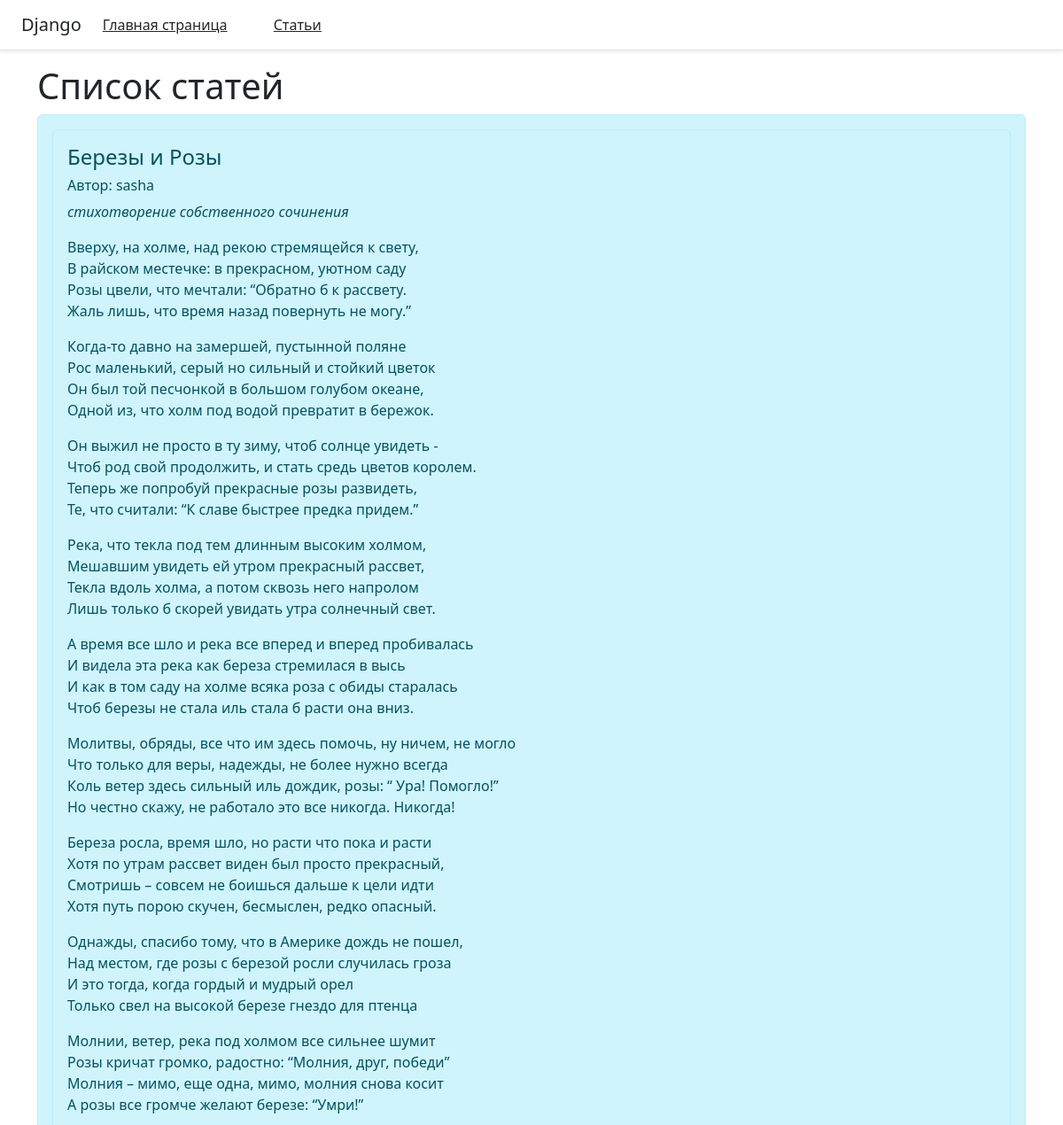
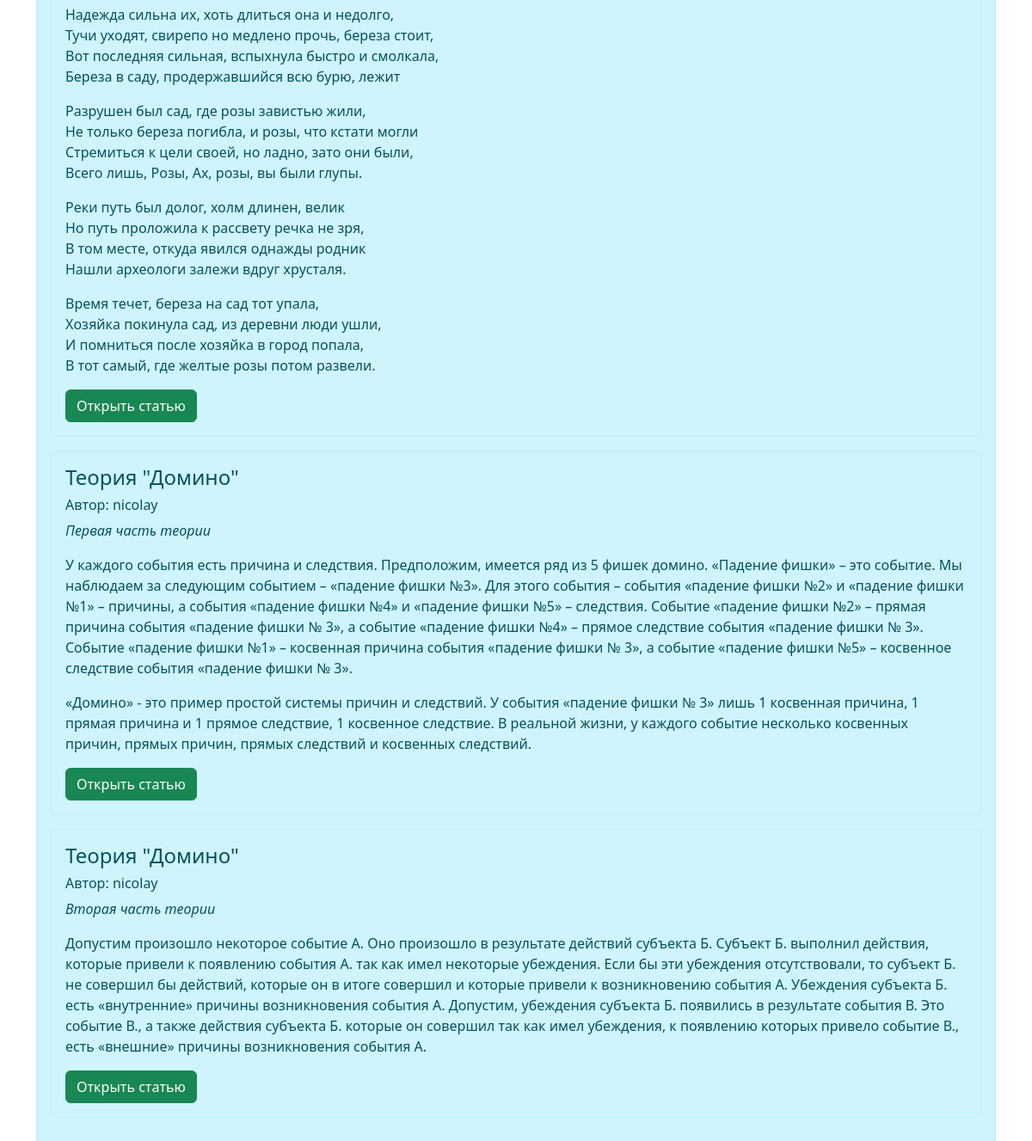
The page /articles on the database its author committed (2 pictures, top to bottom).
### main/models.py (models this page shows)
class Articles(models.Model):
    author = models.CharField('Автор', max_length=25)
    title = models.CharField('Название', max_length=255)
    intro = models.CharField('Анонс', max_length=250)
    content = models.TextField('Статья',blank=True)
    time_create = models.DateTimeField('Время создания',auto_now_add=True)
    time_update = models.DateTimeField('Время редакции',auto_now=True)
    is_published = models.BooleanField('Статус публикации',default=True)

### main/views.py (the view)
# urls.py: path('articles', views.articles),
def articles(request):
   news = Articles.objects.all()
   return render(request, 'main/articles.html', {'news': news})

### main/templates/main/articles.html (shortened to what this page needs)
{% extends 'main/base.html' %}
{% block body %}
<div class="container">
    <h1>Список cтатей</h1>
    <div class="alert alert-info">
        {% if news|length > 0 %}
            {% for elem in news %}
                <div class="alert alert-info">
                    <h4>{{ elem.title }}</h4>
                    <h6>Автор: {{ elem.author }}</h6>
                    <p><em>{{ elem.intro }}</em></p>
                    <p>{{ elem.content|linebreaks  }}</p>
                    <a href="{% url 'article_detail' elem.id %}" type="submit" class="btn btn-success">Открыть статью</a>
                </div>
            {% endfor %}
        {% else %}
        <p>У нас еще нету статей</p>
        {% endif %}
    </div>
</div>
{% endblock %}

### rows shown on the page
Articles: title "Березы и Розы", author "sasha", intro "стихотворение собственного сочинения", content "Вверху, на холме, над рекою стремящейся к свету, В райском местечке: в прекрасном, уютном саду Розы цвели, что мечтали: “Обратно б к рассвету. Жаль лишь, что время назад повернуть не могу.” Когда-то давно на замершей, пустынной поляне Рос маленький, серый но сильный и стойкий цветок Он был той песчонкой в большом голубом океане, Одной из, что холм под водой превратит в бережок. Он выжил не просто в ту зиму, чтоб солнце увидеть - Чтоб род свой продолжить, и стать средь цветов королем. Теперь же попробуй прекрасные розы развидеть, Те, что считали: “К славе быстрее предка придем.” Река, что текла под тем длинным высоким холмом, Мешавшим увидеть ей утром прекрасный рассвет, Текла вдоль холма, а…"
Articles: title "Теория \"Домино\"", author "nicolay", intro "Первая часть теории", content "У каждого события есть причина и следствия. Предположим, имеется ряд из 5 фишек домино. «Падение фишки» – это событие. Мы наблюдаем за следующим событием – «падение фишки №3». Для этого события – события «падение фишки №2» и «падение фишки №1» – причины, а события «падение фишки №4» и «падение фишки №5» – следствия. Событие «падение фишки №2» – прямая причина события «падение фишки № 3», а событие «падение фишки №4» – прямое следствие события «падение фишки № 3». Событие «падение фишки №1» – косвенная причина события «падение фишки № 3», а событие «падение фишки №5» – косвенное следствие события «падение фишки № 3». «Домино» - это пример простой системы причин и следствий. У события…"
Articles: title "Теория \"Домино\"", author "nicolay", intro "Вторая часть теории", content "Допустим произошло некоторое событие А. Оно произошло в результате действий субъекта Б. Субъект Б. выполнил действия, которые привели к появлению события А. так как имел некоторые убеждения. Если бы эти убеждения отсутствовали, то субъект Б. не совершил бы действий, которые он в итоге совершил и которые привели к возникновению события А. Убеждения субъекта Б. есть «внутренние» причины возникновения события А. Допустим, убеждения субъекта Б. появились в результате события В. Это событие В., а также действия субъекта Б. которые он совершил так как имел убеждения, к появлению которых привело событие В., есть «внешние» причины возникновения события А."
